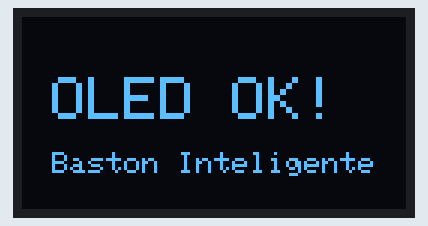
Recording of a sketch running on a simulated ESP32. Parts: 128×64 one-colour display. What the sketch prints to the serial monitor is not drawn.

Above: at 0.1 s.

The sketch:

sketch_oct6a.ino
```cpp
#include <Wire.h>
#include <Adafruit_GFX.h>
#include <Adafruit_SSD1306.h>

// Dimensiones de tu pantalla OLED
#define ANCHO_PANTALLA 128
#define ALTO_PANTALLA 64

// Crear el objeto para la pantalla
Adafruit_SSD1306 display(ANCHO_PANTALLA, ALTO_PANTALLA, &Wire, -1);

void setup() {
  Serial.begin(115200);

  // Forzar explícitamente los pines que acabas de soldar (SDA=21, SCL=22)
  Wire.begin(21, 22);

  // Iniciar la pantalla en la dirección estándar 0x3C
  if(!display.begin(SSD1306_SWITCHCAPVCC, 0x3C)) {
    Serial.println("ERROR: Pantalla OLED no encontrada. Revisa los puentes de estaño.");
    while(true); // Se detiene aquí si no la encuentra
  }

  // Limpiar la memoria de la pantalla
  display.clearDisplay();

  // Configurar el texto de éxito
  display.setTextSize(2);      // Tamaño de letra grande
  display.setTextColor(SSD1306_WHITE); // Color del texto
  display.setCursor(10, 20);   // Posición (X, Y)
  display.println("OLED OK!");

  display.setTextSize(1);      // Tamaño de letra pequeño
  display.setCursor(10, 45);
  display.println("Baston Inteligente");

  // ¡El comando más importante! Envía la imagen a la pantalla
  display.display();

  Serial.println("¡Señal enviada a la pantalla con éxito!");
}

void loop() {
  // Para esta prueba inicial no necesitamos que haga nada en bucle
}
```
